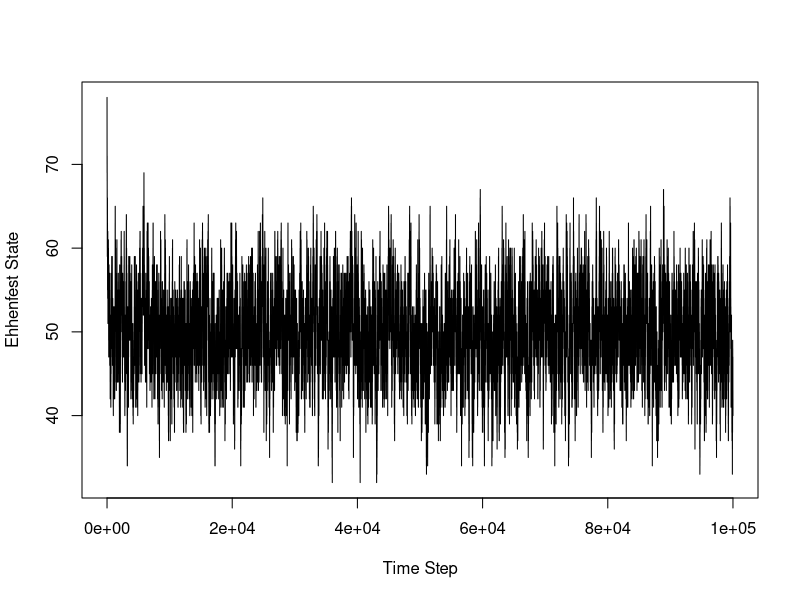

R code for this plot:
## This script illustrates the ergodic theorem using the Ehrenfest model of diffusion
## Author: Vladimir N. Minin
## last update: 07/11/2018

## this function randomly draws a new state of the Ehrenfest model

next_state = function(cur_state, num_mol){
  return.value=NULL
  
  if (runif(1)<cur_state/num_mol){
    return_value = cur_state-1
  }else{
    return_value = cur_state+1
  }
  
  return(return_value)
}

## set the number of molecules and the number of iterations
my_num_mol = 100
sim_size = 100000

## initialize the chain
my_draws = numeric(sim_size)
my_draws[1] = sample(c(0:my_num_mol), size=1)

## run the Markov chain

for (i in 2:sim_size){
  my_draws[i] = next_state(my_draws[i-1], my_num_mol)
}

## plot the chain

plot(1:sim_size, my_draws, type="l", ylab="Ehhenfest State", xlab="Time Step")

## get the "time averages"

mean(my_draws)
var(my_draws)

## get the "space averages"
my_num_mol/2
my_num_mol/4
